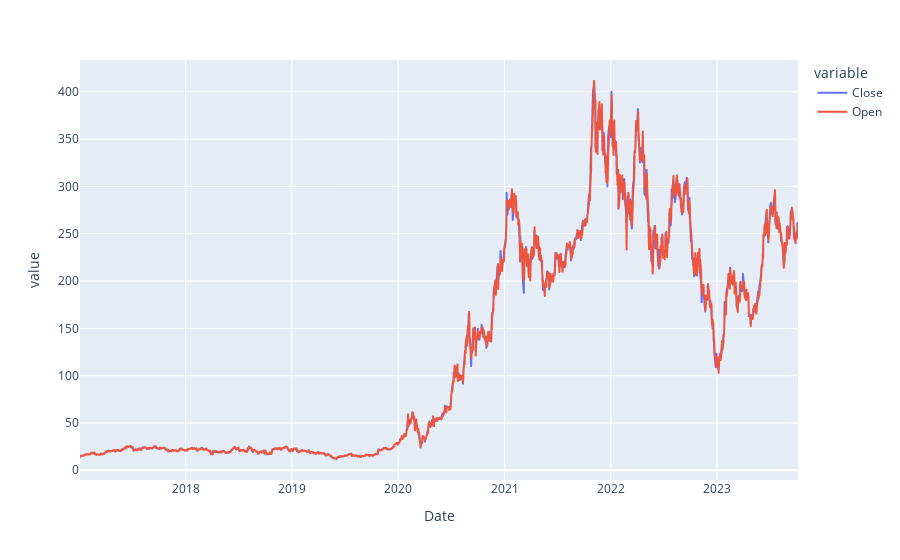

Notebook source saved alongside this figure:
### Code cell
stock[['Close', 'Open']].plot(figsize=(15,6))
plt.title('Close Price - stock')
plt.ylabel('Price')
plt.show()

import plotly.express as px
fig = px.line(stock, x='Date', y=['Close', 'Open'])
fig.show()

### Figure 1 — Plotly figure (JSON) as saved in the notebook; plotly's stock layout.template omitted (floating-point values rounded to 4 significant figures; data arrays with more than 128 entries replaced by an {"elided": "..."} marker saying what was removed)
{"data": [{"hovertemplate": "variable=Close<br>Date=%{x}<br>value=%{y}<extra></extra>", "legendgroup": "Close", "line": {"color": "#636efa", "dash": "solid"}, "marker": {"symbol": "circle"}, "mode": "lines", "name": "Close", "showlegend": true, "type": "scattergl", "x": {"elided": "1702 str values"}, "xaxis": "x", "y": {"elided": "1702 float values"}, "yaxis": "y"}, {"hovertemplate": "variable=Open<br>Date=%{x}<br>value=%{y}<extra></extra>", "legendgroup": "Open", "line": {"color": "#EF553B", "dash": "solid"}, "marker": {"symbol": "circle"}, "mode": "lines", "name": "Open", "showlegend": true, "type": "scattergl", "x": {"elided": "1702 str values"}, "xaxis": "x", "y": {"elided": "1702 float values"}, "yaxis": "y"}], "layout": {"legend": {"title": {"text": "variable"}, "tracegroupgap": 0}, "margin": {"t": 60}, "xaxis": {"anchor": "y", "domain": [0, 1], "title": {"text": "Date"}}, "yaxis": {"anchor": "x", "domain": [0, 1], "title": {"text": "value"}}}}
